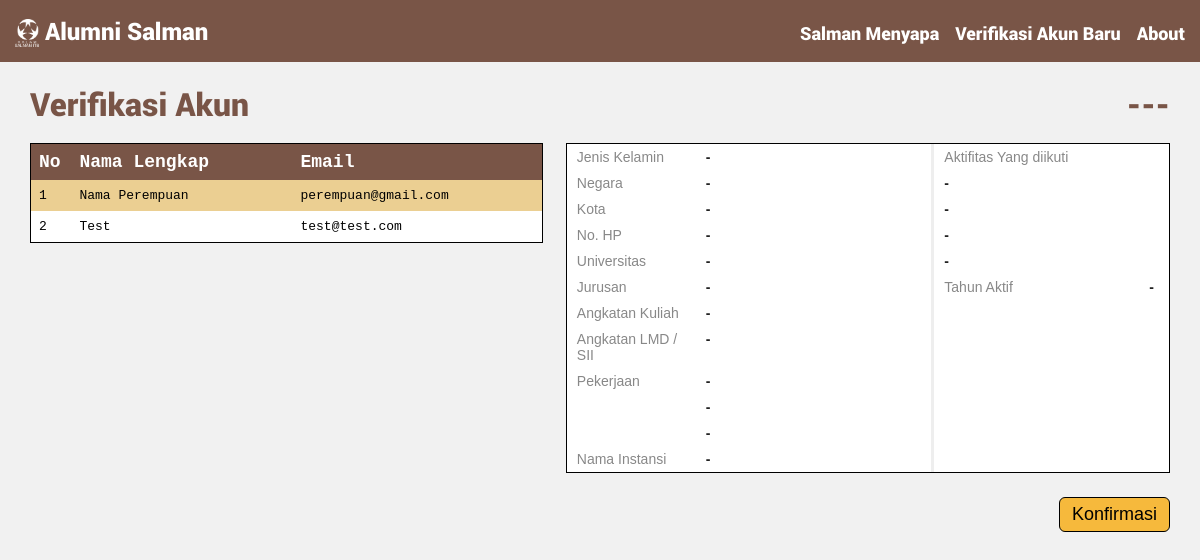
Page /verifikasi/ (signed in) on the earlier database version.
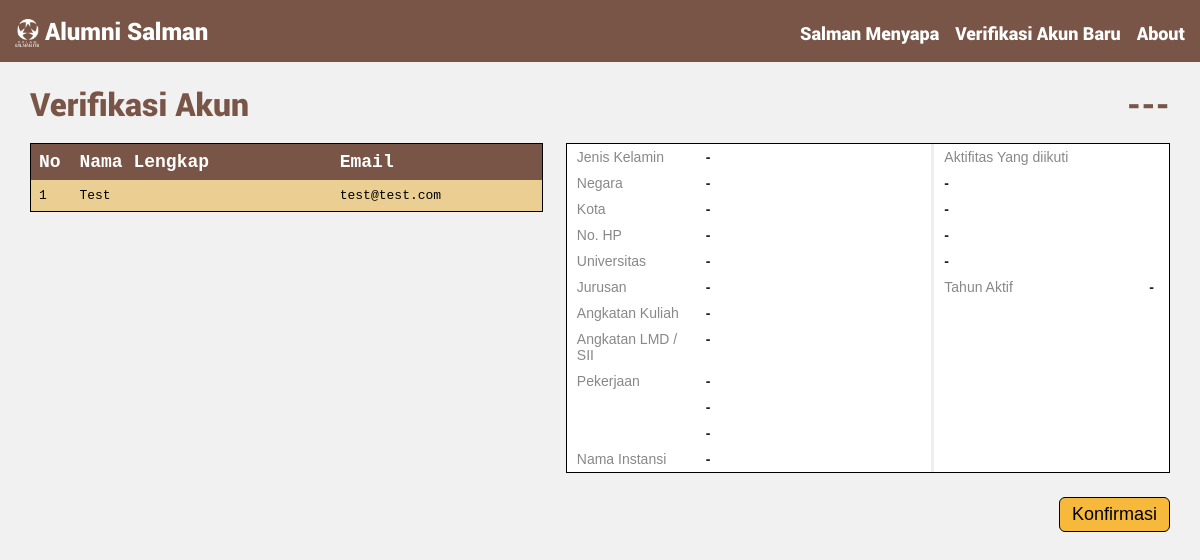
Same page on the later database version.
### alumni/models.py (models this page shows)
class User(Model):
    nama = CharField(max_length=50, null=True)
    email = EmailField(max_length=30, null=True)
    gender = CharField(max_length=20, null=True)
    negara = CharField(max_length=20, null=True)
    kota = CharField(max_length=20, null=True)
    no_hp = CharField(max_length=12, null=True)
    univ = CharField(max_length=50, null=True)
    jurusan = CharField(max_length=50, null=True)
    ang_kuliah = CharField(max_length=5, null=True)
    ang_LMD = CharField(max_length=5, null=True)
    pekerjaan = TextField(null=True)
    instansi = CharField(max_length=30, null=True)
    aktifitas = TextField(null=True)
    tahun_aktif = CharField(max_length=20, null=True)
    verified = BooleanField(default=False)
    password = CharField(max_length=50, null=True)
    latitude = DecimalField(max_digits=9, decimal_places=6, null=True)
    longitude = DecimalField(max_digits=9, decimal_places=6, null=True)
    pertanyaan1 = TextField(null=True)
    pertanyaan2 = TextField(null=True)
    jawaban1 = TextField(null=True)
    jawaban2 = TextField(null=True)
    profile_image = ImageField(upload_to=get_image_path, blank=True, null=True)

### alumni/views.py (the view)
# urls.py: url(r'^verifikasi/$', verifikasi, name='verifikasi'),
def verifikasi(request):
    if request.user.is_authenticated:
        users = User.objects.only("nama","email").filter(verified=False)
        context = {'users': users, 'counter': Counter()}
        return render(request, 'verifikasi.html', context)
    else:
        return redirect("/login/")

### alumni/templates/verifikasi.html (shortened to what this page needs)
{% extends "base.html" %}
{% block content %}
<div class="verif-content1">
    <h1 style="font-family: Roboto-Black; color: #795547;">Verifikasi Akun</h1>
    <br>
    <table class="verif-table2">
      <tr style="color: white; font-size: 18px;">
        <th style="width: 8%;">No</th>
        <th>Nama Lengkap</th>
        <th>Email</th>
      </tr>
      {% for user in users %}
          <tr id="child">
            <td>{{ forloop.counter }}</td>
            <td>{{ user.nama }}</td>
            <td>{{ user.email }}</td>
          </tr>
      {% endfor %}
    </table>
</div>
<div class="verif-content2">
    <h1 style="font-family: Roboto-Black; color: #795547; text-align: right;" id="verif-nama">---</h1>
    <br>
    <table class="tg" style="table-layout: fixed; width: 100%">
    <colgroup>
    <col style="width: 110px">
    <col style="width: 200px">
    <col style="width: 3px">
    <col style="width: 100px">
    <col style="width: 100px">
    </colgroup>
      <tr>
        <td class="tg-4d50">Jenis Kelamin</td>
        <td class="tg-5xe6" id="verif-gender">-</td>
        <td class="tg-garis"></td>
        <td class="tg-4d50" colspan="2">Aktifitas Yang diikuti</td>
      </tr>
      <tr>
        <td class="tg-4d50">Negara</td>
        <td class="tg-5xe6" id="verif-negara">-</td>
        <td class="tg-garis"></td>
        <td class="tg-5xe6" id="verif-aktifitas-1" colspan="2">-</td>
      </tr>
      <tr>
        <td class="tg-4d50">Kota</td>
        <td class="tg-5xe6" id="verif-kota">-</td>
        <td class="tg-garis"></td>
        <td class="tg-5xe6" id="verif-aktifitas-2" colspan="2">-</td>
      </tr>
      <tr>
        <td class="tg-4d50">No. HP</td>
        <td class="tg-5xe6" id="verif-no_hp">-</td>
        <td class="tg-garis"></td>
        <td class="tg-5xe6" id="verif-aktifitas-3" colspan="2">-</td>
      </tr>
      <tr>
        <td class="tg-4d50">Universitas</td>
        <td class="tg-5xe6" id="verif-univ">-</td>
        <td class="tg-garis"></td>
        <td class="tg-5xe6" id="verif-aktifitas-4" colspan="2">-</td>
      </tr>
      <tr>
        <td class="tg-4d50">Jurusan</td>
        <td class="tg-5xe6" id="verif-jurusan">-</td>
        <td class="tg-garis"></td>
        <td class="tg-4d50">Tahun Aktif</td>
        <td class="tg-jjuf" id="verif-tahun_aktif">-</td>
      </tr>
      <tr>
        <td class="tg-4d50">Angkatan Kuliah</td>
        <td class="tg-5xe6" id="verif-ang_kuliah">-</td>
        <td class="tg-garis"></td>
        <td class="tg-eh2d"></td>
        <td class="tg-eh2d"></td>
      </tr>
      <tr>
        <td class="tg-4d50">Angkatan LMD / SII</td>
        <td class="tg-5xe6" id="verif-ang_LMD">-</td>
        <td class="tg-garis"></td>
        <td class="tg-eh2d"></td>
        <td class="tg-eh2d"></td>
      </tr>
      <tr>
        <td class="tg-4d50">Pekerjaan</td>
        <td class="tg-5xe6" id="verif-pekerjaan-1">-</td>
        <td class="tg-garis"></td>
        <td class="tg-eh2d"></td>
        <td class="tg-eh2d"></td>
      </tr>
      <tr>
        <td class="tg-4d50"></td>
        <td class="tg-5xe6" id="verif-pekerjaan-2">-</td>
        <td class="tg-garis"></td>
        <td class="tg-eh2d"></td>
        <td class="tg-eh2d"></td>
      </tr>
      <tr>
        <td class="tg-4d50"></td>
        <td class="tg-5xe6" id="verif-pekerjaan-3">-</td>
        <td class="tg-garis"></td>
        <td class="tg-eh2d"></td>
        <td class="tg-eh2d"></td>
      </tr>
      <tr>
        <td class="tg-4d50">Nama Instansi</td>
        <td class="tg-5xe6" id="verif-instansi">-</td>
        <td class="tg-garis"></td>
        <td class="tg-eh2d"></td>
        <td class="tg-eh2d"></td>
      </tr>
    </table>
    <button onclick="verifikasi()" class="buttonConfirm"><span>Konfirmasi </span></button>
</div>
{% endblock %}

### alumni/templates/base.html (shortened to what this page needs)
<!DOCTYPE html>
<html>
{% load static %}
<head>
  <link rel="stylesheet" type="text/css" href="{% static 'css/app.css' %}">
  <link rel="stylesheet" href="https://use.fontawesome.com/releases/v5.0.9/css/all.css">
</head>
<body>
  <div id="navbar">
    <a href="/" class="alignleft"><img src="{% static 'img/logo-putih.png' %}" style="max-width: 24px; vertical-align: bottom;"> Alumni Salman</a>
    {% if user.is_authenticated %}
      <a href="{% url 'about' %}" class="alignright fitur">About</a>
      <a href="{% url 'verifikasi' %}" class="alignright fitur">Verifikasi Akun Baru</a>
      <a href="{% url 'menyapaList' %}" class="alignright fitur">Salman Menyapa</a>
   	{% endif %}
  </div>
  <div id="content">
    {% block content %}{% endblock %}
  </div>
</body>
</html>

### alumni/static/css/app.css (style rules this page uses)
* { margin: 0; padding: 0; }
body { background-color: #f1f1f1; }
a { text-decoration: inherit; }
#navbar { background-color: #795547; color:white; padding: 15px; font-family: Roboto-Black; font-size: 24px; }
#navbar a { color: white; }
#navbar .alignright { float: right; text-align:right; margin-left: 16px; padding-top: 6px; font-size: 18px; }
#content { width: 500px; margin: auto; padding-top: 170px; height: 300px; }
.buttonConfirm, .buttonLogin { cursor: pointer; border-radius: 6px; background-color: #F6B93C; border-color: black; border-style: solid; border-width: 1px; text-align: center; font-size: 18px; padding: 6px 32px; float: right; }
.buttonConfirm { margin-top: 24px; padding: 6px 12px; }
.buttonConfirm span, .buttonLogin span { display: inline-block; position: relative; transition: 0.5s; }
.buttonConfirm span:after, .buttonLogin span:after { content: '\00bb'; position: absolute; opacity: 0; top: 0; right: 20px; transition: 0.5s; }
.verif-content1 { float: left; width: 45%; }
.verif-content2 { float: right; width: 53%; }
table.verif-table2 { font-family: monospace; border-collapse: collapse; width: 100%; border-style: solid; border-color: black; border-width: thin; }
table.verif-table2 td, table.verif-table2 th { text-align: left; padding: 8px; }
table.verif-table2 tr:nth-child(odd) { background-color: white; }
table.verif-table2 tr:nth-child(even) { background-color: #EBCF92; }
table.verif-table2 tr:nth-child(1) { background-color: #795547; }
.tg { border-collapse:collapse; border-spacing:0; border-width:1px; border-style:solid; border-color:black; }
.tg td { font-family:Arial, sans-serif; font-size:14px; padding:5px 10px; border-style:solid; border-width:0px; overflow:hidden; word-break:normal; color: #888; }
.tg-garis { background-color: #eee; }
.tg .tg-jjuf { background-color:#ffffff; border-color:inherit; text-align:right; vertical-align:top; padding-right:15px; color: #222; font-weight: bolder; }
.tg .tg-eh2d { background-color:#ffffff; border-color:inherit; vertical-align:top; }
.tg .tg-4d50 { font-family:Arial, Helvetica, sans-serif !important; background-color:#ffffff; border-color:inherit; vertical-align:top; }
.tg .tg-5xe6 { background-color:#ffffff; border-color:inherit; vertical-align:top; color: #222; font-weight: bolder; }

### alumni/templates/verifikasi.html (style rules this page uses)
div#content { margin: auto; padding-top: 20px; width: 95%; }

Differences in the rows shown:
no longer on this page (row edited): User: nama "Nama Perempuan", email "perempuan@gmail.com"
